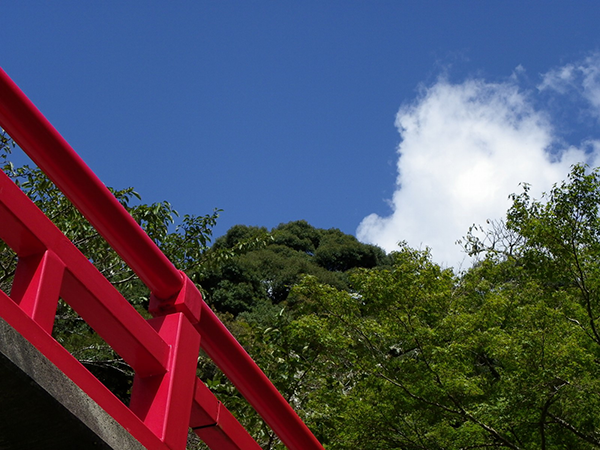
%> input picture hashi.png, 600 x 450 px
$ octave kadai8.m   (GNU Octave 9; MATLAB toolbox functions it lacks are replaced by stand-ins)
%> lines starting %> are read from the running program, lines starting %| are printed output that depends on the picture; in (x1, y1, x2, y2) boxes, pixels count from 0 and x2, y2 are one past the last pixel; in counts of white or black regions, pixels touching at a corner belong together; the program's own positions count from 1
% 課題８ ラベリング
% 二値化された画像の連結成分にラベルをつけよ．
% 下記はサンプルプログラムである．
% 課題作成にあたっては「Lenna」以外の画像を用いよ．
% 例
clear;
ORG = imread('hashi.png'); % 画像の読み込み
%> ORG is the input picture: size 450x600x3 uint8; mean R, G, B 80.1, 81.3, 96.4
ORG = rgb2gray(ORG); % 白黒濃淡画像に変換
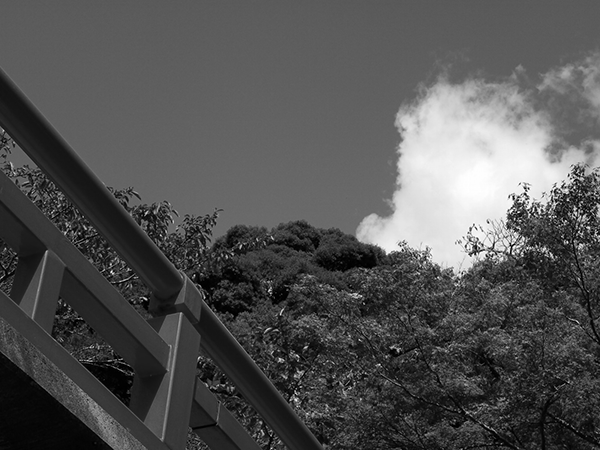
%> ORG: size 450x600 uint8; min 0, max 255, mean 82.7
imagesc(ORG); colormap(gray); colorbar; % 画像の表示
pause;
IMG = ORG > 128; % 閾値128で二値化
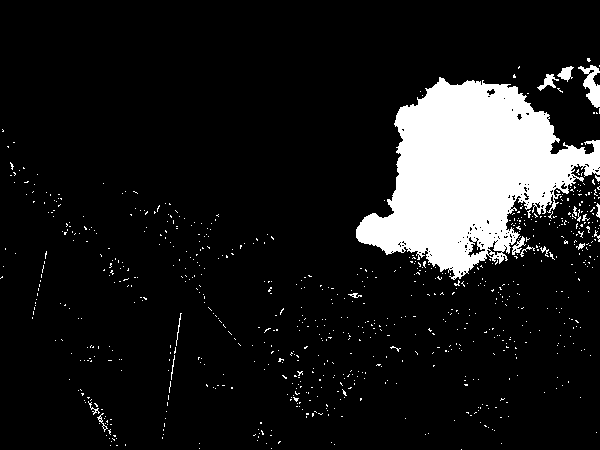
%> IMG: size 450x600 logical; 11% white; 794 white regions (776 under 20 px), largest, box (x1, y1, x2, y2) and area: (356, 77, 600, 280) 26486, (578, 65, 600, 108) 457, (537, 74, 559, 91) 144
imagesc(IMG); colormap(gray); colorbar; % 画像の表示
pause;
IMG = bwlabeln(IMG);
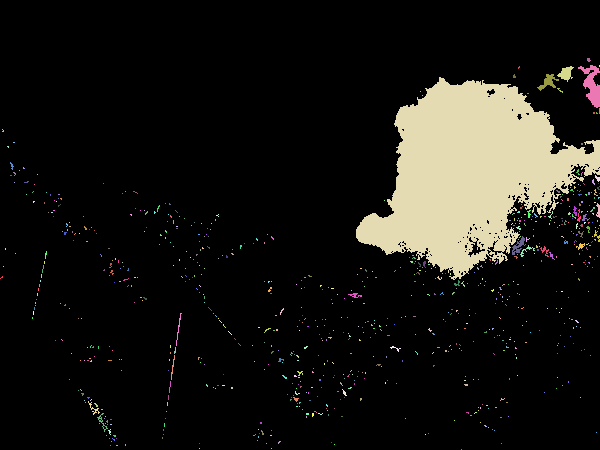
%> IMG: size 450x600 double; 795 distinct labels, from 0 to 794; one colour per label, 0 black
imagesc(IMG); colormap(jet); colorbar; % 画像の表示
%> after `colorbar`:
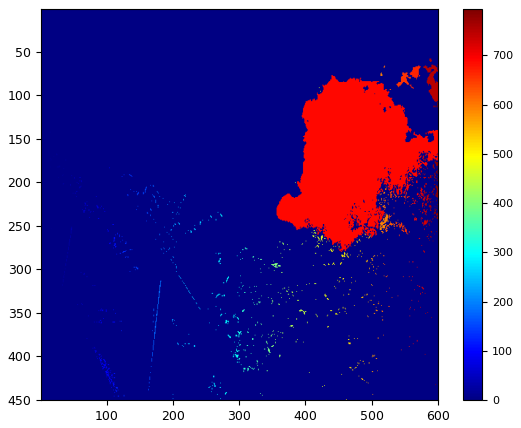
%> figure redrawn from the program's plot data
pause;
